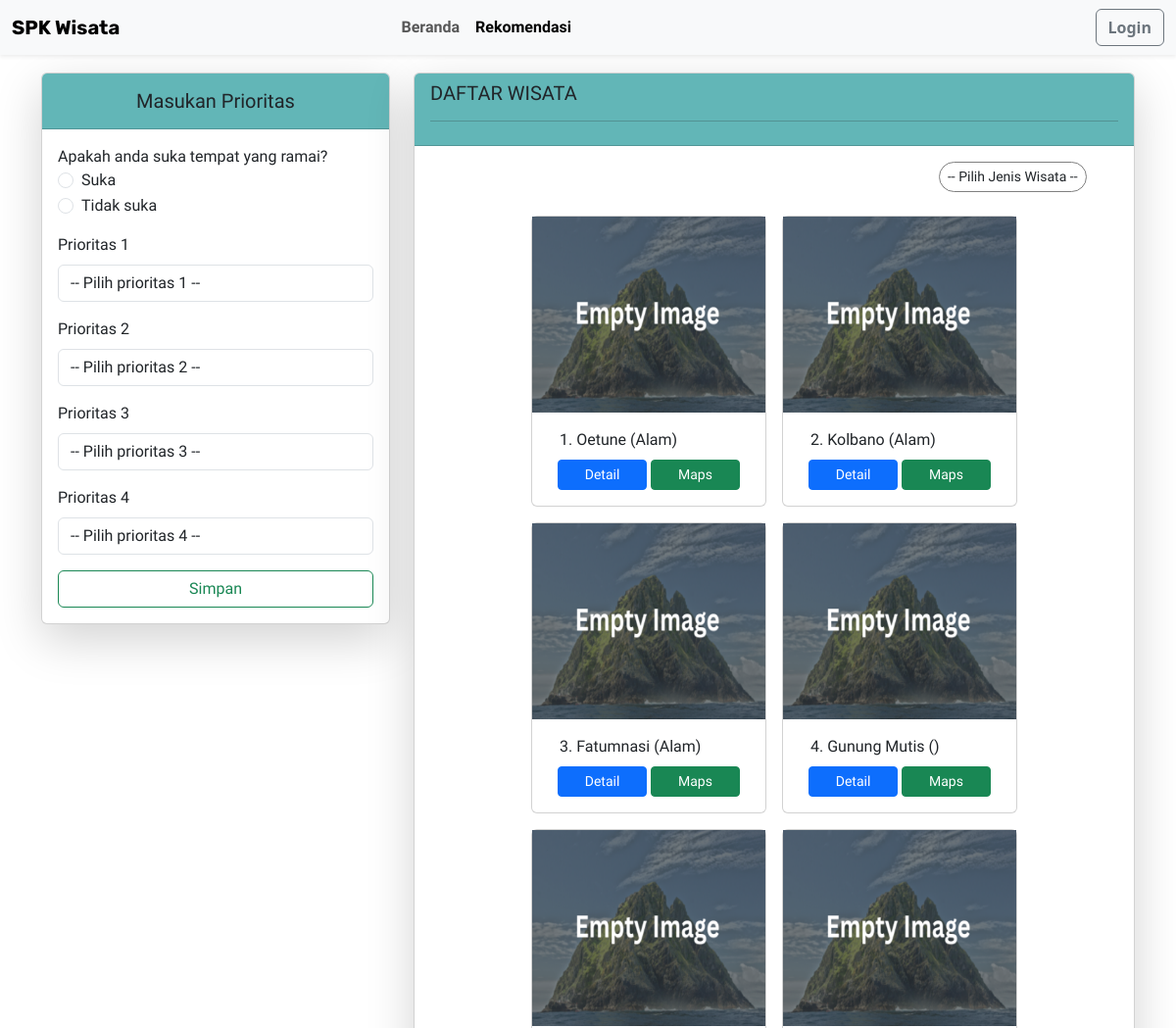
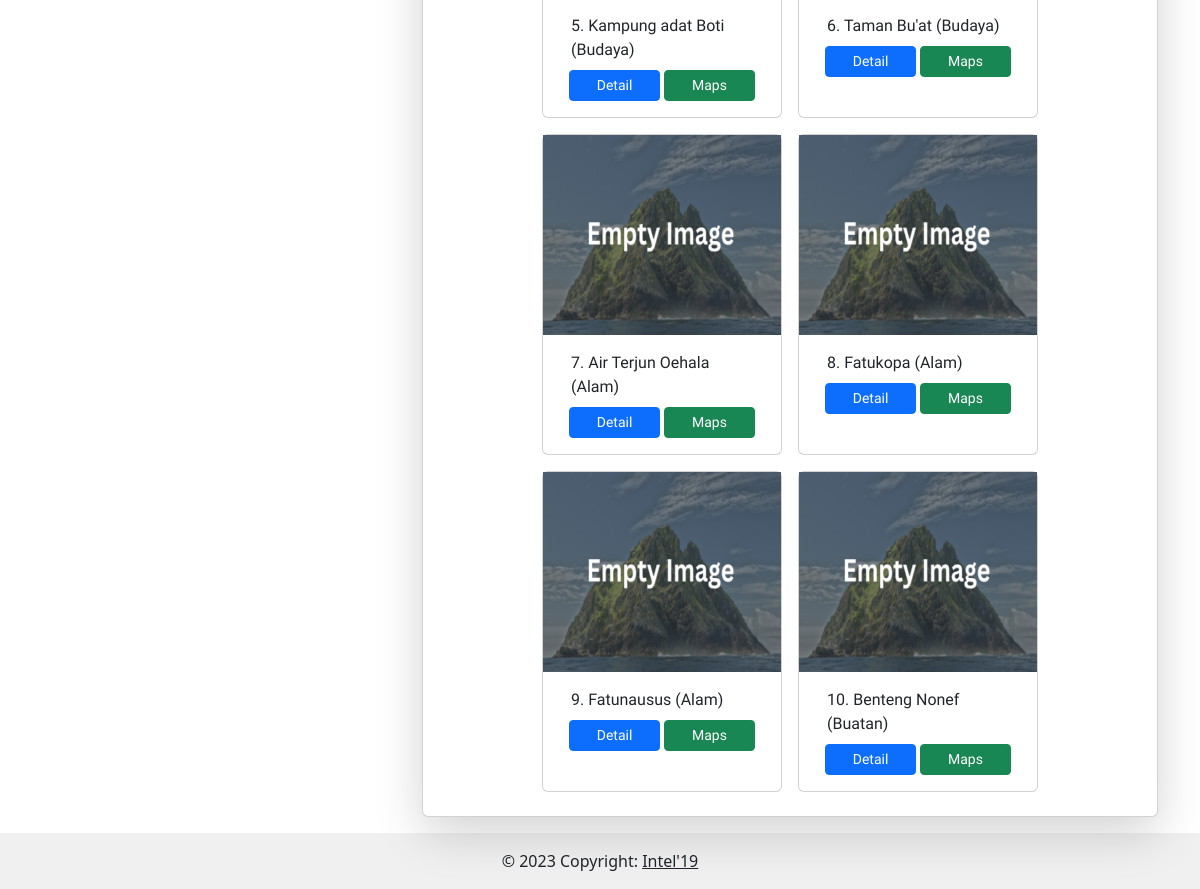
Before: /rekomendasi.php with the older database file (2 pictures, top to bottom).
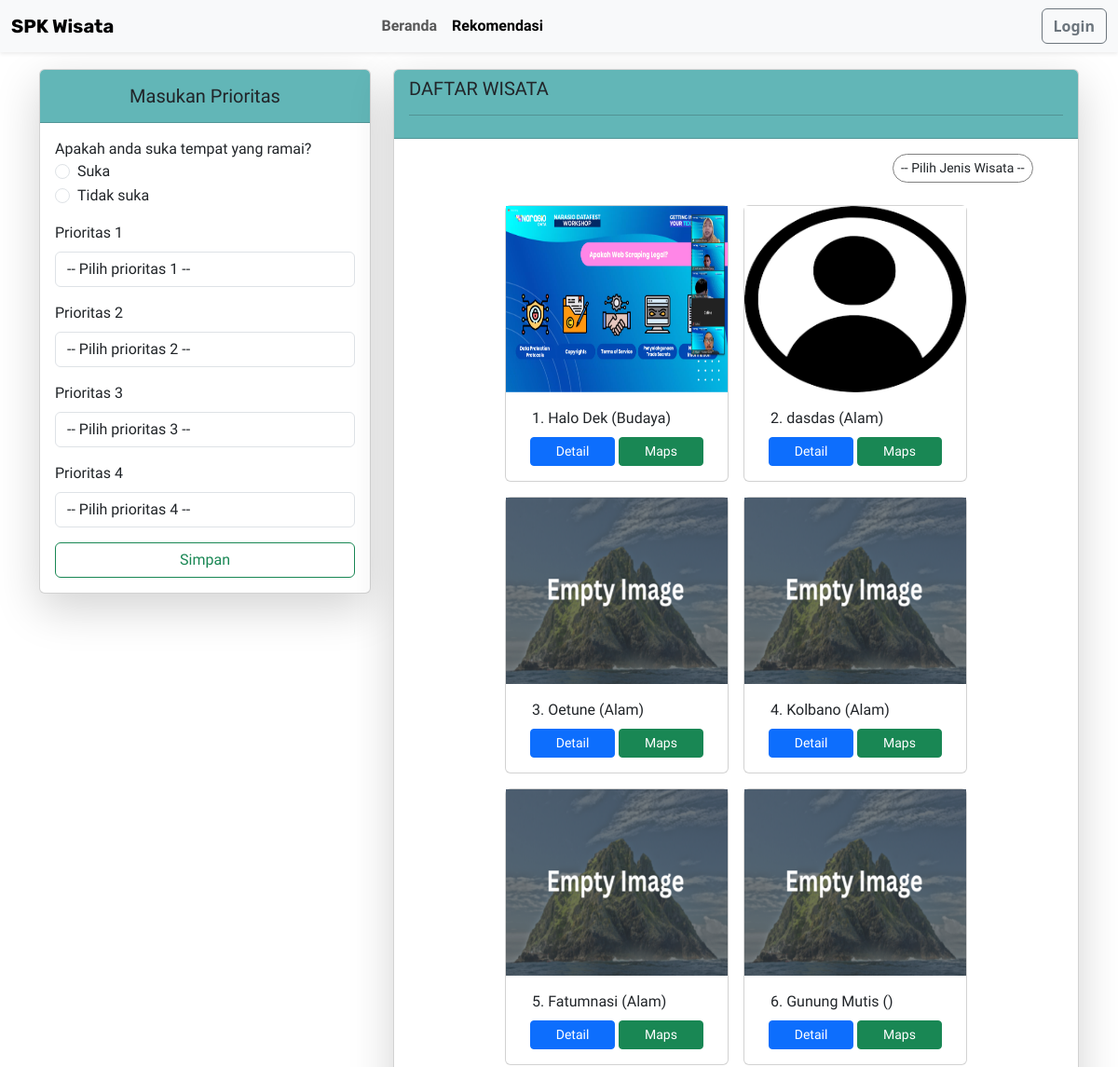
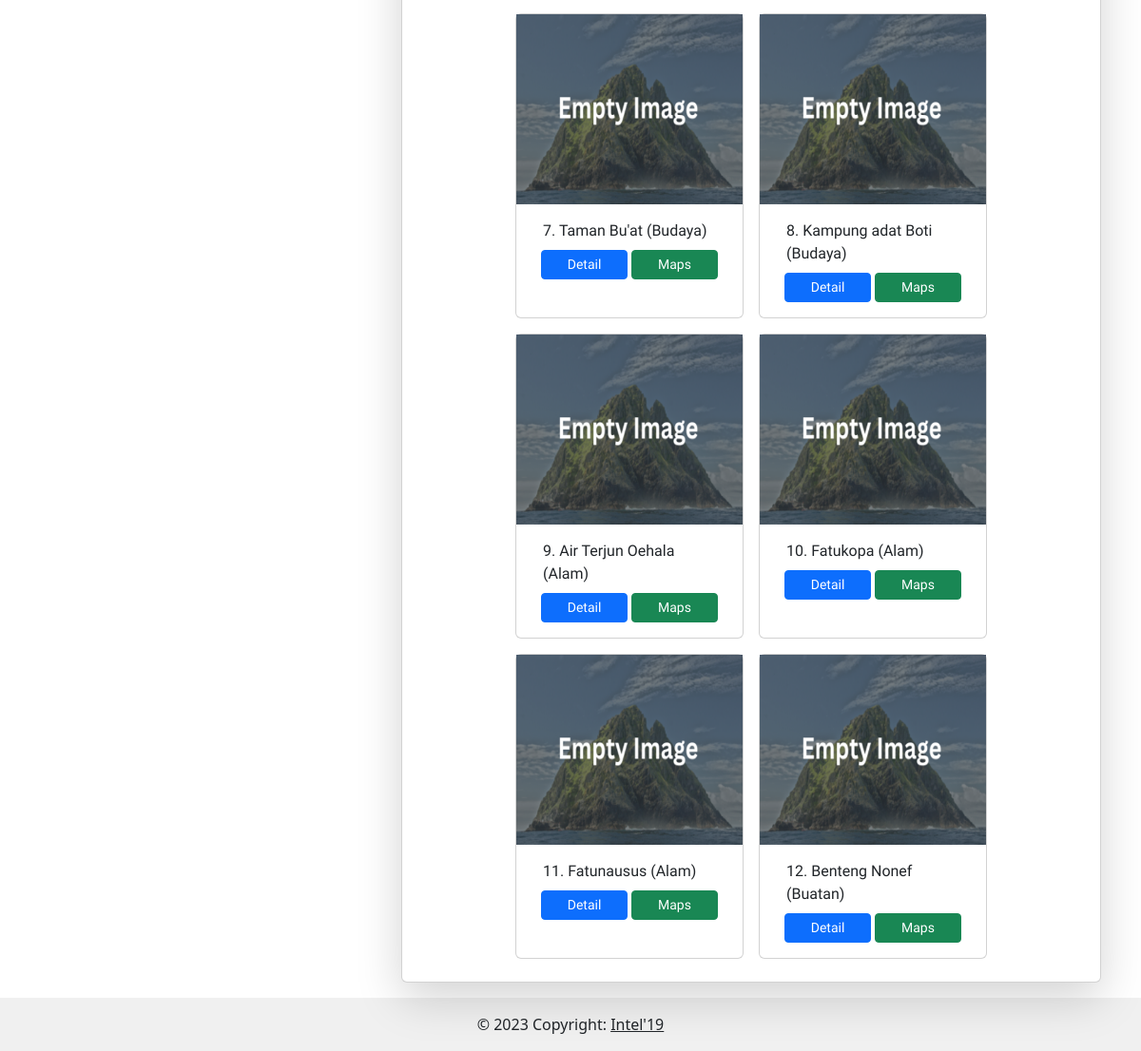
After: the same page with the newer database file (2 pictures, top to bottom).
### tables this page shows
CREATE TABLE `alternatif` (
  `id_alternatif` int(5) NOT NULL,
  `nama_alternatif` varchar(255) NOT NULL,
  `alamat` text NOT NULL,
  `gambar` varchar(255) NOT NULL,
  `latitude` varchar(255) NOT NULL,
  `longitude` varchar(255) NOT NULL,
  `rating` int(1) NOT NULL,
  `kategori` enum('Budaya','Buatan','Alam') NOT NULL,
  `biaya_alt` int(11) NOT NULL,
  `fasilitas_alt` text NOT NULL,
  `jarak_alt` decimal(10,2) NOT NULL,
  `jumlah_peng_alt` int(11) NOT NULL
);

### user_area/hitung.php (called while the page is built, shortened)
<?php
$bobot_c1 = $C1;
$bobot_c2 = $C2;
$bobot_c3 = $C3;
$bobot_c4 = $C4;
$kedekatan_rel = array();

### rekomendasi.php (the view, shortened to what this page needs)
<?php
$jenis_c4 = "";
$C1 = 1;
$C2 = 1;
$C3 = 1;
$C4 = 1;
include_once './user_area/hitung.php';
?>
<!DOCTYPE html>
<html>
<head>
    <link href="https://cdn.jsdelivr.net/npm/bootstrap@5.3.0/dist/css/bootstrap.min.css" rel="stylesheet"
 />
    <link rel="stylesheet" href="./assets/vendor/fontawesome-free/css/all.min.css">
    <link href="./assets/DataTables/datatables.min.css" rel="stylesheet" />
    <link rel="stylesheet" href="https://unpkg.com/leaflet@1.7.1/dist/leaflet.css" />
    <link rel="stylesheet" href="https://cdnjs.cloudflare.com/ajax/libs/font-awesome/4.7.0/css/font-awesome.min.css">
    <link rel="stylesheet" href="https://cdnjs.cloudflare.com/ajax/libs/lightbox2/2.11.3/css/lightbox.min.css">
</head>
<body>
    <section class="">
        <nav class="navbar fixed-top navbar-transparent shadow-sm navbar-expand-lg bg-body-tertiary">
            <div class="container-fluid">
                <a class="navbar-brand fw-bolder" href="#">SPK Wisata</a>
                <div class="collapse navbar-collapse" id="navbarSupportedContent">
                    <ul class="navbar-nav ms-auto me-auto mb-2 mb-lg-0">
                        <li class="nav-item">
                            <a class="nav-link fw-bolder" aria-current="page" href="./home.php">Beranda</a>
                        </li>
                        <li class="nav-item">
                            <a class="nav-link fw-bolder active" aria-current="page"
                                href="./rekomendasi.php">Rekomendasi</a>
                        </li>
                    </ul>
                    <ul class="navbar-nav ms-auto mb-2 mb-lg-0">
                        <li class="nav-item">
                            <a class="btn btn-outline-secondary fw-bolder" aria-current="page"
                                href="./auth/login.php">Login</a>
                        </li>
                    </ul>
                </div>
            </div>
        </nav>
        <div class="container mt-5 pt-3" style="font-family: 'Prompt', sans-serif;">
            <div class="row">
                <div class="col-md-4 mt-3 mb-4">
                    <div class="card shadow-lg">
                        <div class="card-header" style="background-color:#62B6B7">
                            <h5 class="text-center pt-2 col-12">
                                Masukan Prioritas
                            </h5>
                        </div>
                        <form method="post" action="">
                            <div class="card-body">
                                <label class="form-check-label" for="flexRadioDefault2">
                                    Apakah anda suka tempat yang ramai?
                                </label>
                                <div class="form-check">
                                    <input class="form-check-input" <?=$jenis_c4 == 1 ? 'checked':'';?> required
                                        type="radio" value="1" name="jenis_c4" id="jenis_c41">
                                    <label class="form-check-label" for="jenis_c41">
                                        Suka
                                    </label>
                                </div>
                                <div class="form-check">
                                    <input class="form-check-input" required <?=$jenis_c4 == 0 ? 'checked':'';?>
                                        type="radio" value="0" name="jenis_c4" id="jenis_c42">
                                    <label class="form-check-label" for="jenis_c42">
                                        Tidak suka
                                    </label>
                                </div>
                                <div class="mb-3 mt-3">
                                    <label for="prioritas_1" class="form-label">Prioritas 1</label>
                                    <select class="form-control" id="prioritas_1" name="prioritas_1"
                                        aria-label="Default select example">
                                        <option value="">-- Pilih prioritas 1 --</option>
                                    </select>
                                </div>
                                <div class="mb-3 mt-3">
                                    <label for="prioritas_2" class="form-label">Prioritas 2</label>
                                    <select class="form-control" id="prioritas_2" name="prioritas_2">
                                        <option value="">-- Pilih prioritas 2 --</option>
                                    </select>
                                </div>
                                <div class="mb-3 mt-3">
                                    <label for="prioritas_3" class="form-label">Prioritas 3</label>
                                    <select class="form-control" id="prioritas_3" name="prioritas_3">
                                        <option value="">-- Pilih prioritas 3 --</option>
                                    </select>
                                </div>
                                <div class="mb-3 mt-3">
                                    <label for="prioritas_4" class="form-label">Prioritas 4</label>
                                    <select class="form-control" id="prioritas_4" name="prioritas_4">
                                        <option value="">-- Pilih prioritas 4 --</option>
                                    </select>
                                </div>
                                <button type="submit" name="simpan" class="btn col-12 btn-outline-success">
                                    Simpan
                                </button>
                            </div>
                        </form>
                    </div>
                </div>
                <div class="col-md-8 mt-3 mb-3">
                    <div class="card shadow-lg">
                        <div class="card-header" style="background-color:#62B6B7">
                            <h5 class="text-start">DAFTAR WISATA</h5>
                            <hr>
                        </div>
                        <div class="d-flex justify-content-end">
                            <div class="form-group mt-3 me-5">
                                <select id="filterSelect" style="border-radius:3em; border: 1px solid gray;"
                                    class="form-control form-control-sm">
                                    <option value="">-- Pilih Jenis Wisata --</option>
                                </select>
                            </div>
                        </div>
                        <div class="card-body">
                            <div class="container">
                                <div class="row d-flex justify-content-center" id="cardContainer">
                                    <?php foreach($kedekatan_rel as $key => $value):?>
                                    <div class="card col-lg-3 m-2" style="width: 15rem;">
                                        <a class="card-img-top" style="margin-left: -12px; margin-rigth:-12px;"
                                            href="./user_area/gambar/<?= $value['gambar'] == '-'? 'no-img.png': $value['gambar'];?>"
                                            data-lightbox="image-1" data-title="<?= $value['nama_alternatif']; ?>"><img
                                                style="width:238px; height:200px;"
                                                src="./user_area/gambar/<?= $value['gambar'] == '-'? 'no-img.png': $value['gambar']; ?>"
                                                alt=""></a>
                                        <div class="card-body">
                                            <p class="card-title"><?= $key + 1; ?>. <?= $value['nama_alternatif']; ?>
                                                (<span class="card-kategori"><?= $value['kategori']; ?></span>)
                                            </p>
                                            <div class="d-flex justify-content-center">
                                                <button type="button" class="btn col-lg-6 me-1 btn-sm btn-primary"
                                                    data-toggle="collapse"
                                                    data-target="#detail<?= $key; ?>">Detail</button>
                                                <a target="_blank"
                                                    href="https://www.google.com/maps/dir/?api=1&destination=<?=$value['lat'];?>,<?=$value['long'];?>"
                                                    class="btn col-lg-6 btn-sm btn-success">Maps</a>
                                            </div>
                                        </div>
                                    </div>
                                    <?php endforeach;?>
                                </div>
                            </div>
                        </div>
                    </div>
                </div>
            </div>
        </div>
        <footer class="bg-white text-center text-lg-start">
            <div class="text-center p-3" style="background-color: #F0F0F0;">
                © 2023 Copyright:
                <a class="text-dark" href="https://www.instagram.com/ilkom19_unc/">Intel'19</a>
            </div>
        </footer>
</body>
</html>

### rekomendasi.php (style rules this page uses)
.navbar-transparent { background-color: hsl(0, 0%, 96%); }
@media (min-width: 992px) { .navbar-transparent { margin-bottom: -40px; } }
.navbar-brand { font-family: 'Rubik', sans-serif; }
.nav-link { font-family: 'Prompt', sans-serif; }

Changed rows visible on the page:
added alternatif: gambar (picture), nama_alternatif "Halo Dek", kategori "Budaya"
added alternatif: gambar (picture), nama_alternatif "dasdas", kategori "Alam"
changed alternatif "Taman Bu'at": moves up the list
